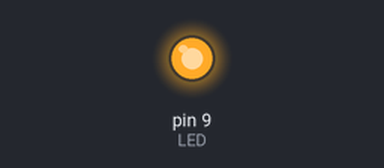
Bench run of a sketch on a simulated Arduino Uno, built with avr-gcc and run on an emulated ATmega328P. Shown: output pins drawn as LEDs (lit = HIGH).

Above: at 0.05 s.
At 1.3 s:
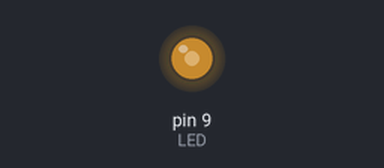
At 2.6 s:
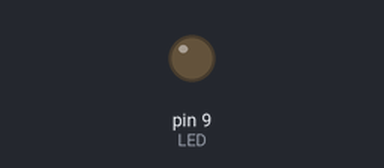
At 4.65 s:
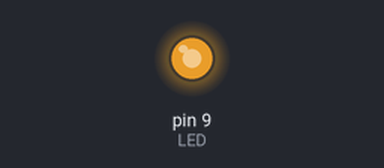
Timing chart, 0 to 6.6 s (numbered marks = the images above):
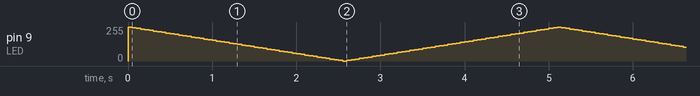

The sketch:

Lab_-_6.ino
```cpp
int LED = 9;
int fadeAmount = -5;
int brightness = 255;

void setup() {
  pinMode(LED, OUTPUT);
}

void loop() {
  analogWrite(LED, brightness);

  brightness = brightness + fadeAmount;

  if(brightness == 0 || brightness == 255) {
    fadeAmount = fadeAmount * -1;
  }
  delay(50);
}
```
